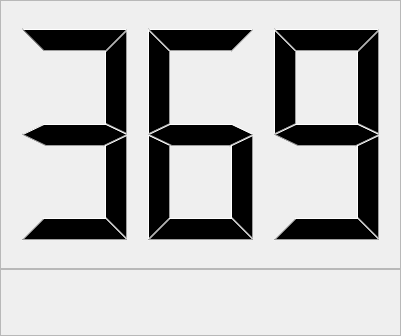
<?xml version="1.0" encoding="UTF-8"?>
<ui version="4.0">
 <class>Heading</class>
 <widget class="QWidget" name="Heading">
  <property name="geometry">
   <rect>
    <x>0</x>
    <y>0</y>
    <width>401</width>
    <height>336</height>
   </rect>
  </property>
  <property name="sizePolicy">
   <sizepolicy hsizetype="Maximum" vsizetype="Maximum">
    <horstretch>0</horstretch>
    <verstretch>0</verstretch>
   </sizepolicy>
  </property>
  <property name="windowTitle">
   <string>Form</string>
  </property>
  <layout class="QVBoxLayout" name="verticalLayout_2" stretch="0">
   <property name="spacing">
    <number>0</number>
   </property>
   <property name="leftMargin">
    <number>0</number>
   </property>
   <property name="topMargin">
    <number>0</number>
   </property>
   <property name="rightMargin">
    <number>0</number>
   </property>
   <property name="bottomMargin">
    <number>0</number>
   </property>
   <item>
    <layout class="QVBoxLayout" name="verticalLayout" stretch="4,1">
     <property name="spacing">
      <number>0</number>
     </property>
     <item>
      <widget class="QLCDNumber" name="lcd">
       <property name="sizePolicy">
        <sizepolicy hsizetype="Expanding" vsizetype="Expanding">
         <horstretch>0</horstretch>
         <verstretch>0</verstretch>
        </sizepolicy>
       </property>
       <property name="frameShape">
        <enum>QFrame::StyledPanel</enum>
       </property>
       <property name="frameShadow">
        <enum>QFrame::Sunken</enum>
       </property>
       <property name="smallDecimalPoint">
        <bool>false</bool>
       </property>
       <property name="digitCount">
        <number>3</number>
       </property>
       <property name="segmentStyle">
        <enum>QLCDNumber::Filled</enum>
       </property>
       <property name="value" stdset="0">
        <double>369.000000000000000</double>
       </property>
       <property name="intValue" stdset="0">
        <number>369</number>
       </property>
      </widget>
     </item>
     <item>
      <widget class="QFrame" name="frame">
       <property name="frameShape">
        <enum>QFrame::StyledPanel</enum>
       </property>
       <property name="frameShadow">
        <enum>QFrame::Raised</enum>
       </property>
       <layout class="QHBoxLayout" name="horizontalLayout_2">
        <property name="spacing">
         <number>0</number>
        </property>
        <property name="leftMargin">
         <number>0</number>
        </property>
        <property name="topMargin">
         <number>0</number>
        </property>
        <property name="rightMargin">
         <number>0</number>
        </property>
        <property name="bottomMargin">
         <number>0</number>
        </property>
        <item>
         <layout class="QHBoxLayout" name="horizontalLayout">
          <property name="spacing">
           <number>0</number>
          </property>
          <property name="leftMargin">
           <number>0</number>
          </property>
          <property name="topMargin">
           <number>0</number>
          </property>
          <property name="rightMargin">
           <number>0</number>
          </property>
          <property name="bottomMargin">
           <number>0</number>
          </property>
          <item>
           <widget class="QWidget" name="widget_button_left" native="true">
            <layout class="QHBoxLayout" name="horizontalLayout_3">
             <property name="spacing">
              <number>0</number>
             </property>
             <property name="leftMargin">
              <number>0</number>
             </property>
             <property name="topMargin">
              <number>0</number>
             </property>
             <property name="rightMargin">
              <number>0</number>
             </property>
             <property name="bottomMargin">
              <number>0</number>
             </property>
             <item>
              <layout class="QVBoxLayout" name="layout_left">
               <property name="spacing">
                <number>0</number>
               </property>
              </layout>
             </item>
            </layout>
           </widget>
          </item>
          <item>
           <widget class="QWidget" name="widget_button_center" native="true">
            <layout class="QHBoxLayout" name="horizontalLayout_4">
             <property name="spacing">
              <number>0</number>
             </property>
             <property name="leftMargin">
              <number>0</number>
             </property>
             <property name="topMargin">
              <number>0</number>
             </property>
             <property name="rightMargin">
              <number>0</number>
             </property>
             <property name="bottomMargin">
              <number>0</number>
             </property>
             <item>
              <layout class="QVBoxLayout" name="layout_center">
               <property name="spacing">
                <number>0</number>
               </property>
              </layout>
             </item>
            </layout>
           </widget>
          </item>
          <item>
           <widget class="QWidget" name="widget_button_right" native="true">
            <layout class="QHBoxLayout" name="horizontalLayout_5">
             <property name="spacing">
              <number>0</number>
             </property>
             <property name="leftMargin">
              <number>0</number>
             </property>
             <property name="topMargin">
              <number>0</number>
             </property>
             <property name="rightMargin">
              <number>0</number>
             </property>
             <property name="bottomMargin">
              <number>0</number>
             </property>
             <item>
              <layout class="QVBoxLayout" name="layout_right">
               <property name="spacing">
                <number>0</number>
               </property>
              </layout>
             </item>
            </layout>
           </widget>
          </item>
         </layout>
        </item>
       </layout>
      </widget>
     </item>
    </layout>
   </item>
  </layout>
 </widget>
 <resources/>
 <connections/>
</ui>
